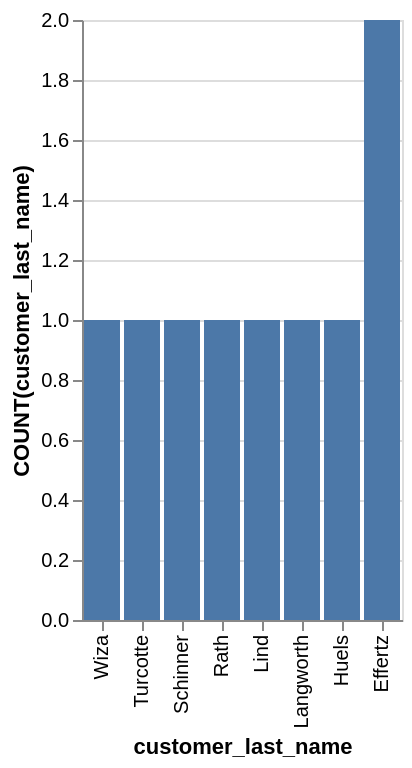

This figure's Vega-Lite source:
### Vega-Lite specification from a JSON file in a GitHub repository (floating-point values rounded to 4 significant figures)
{"data": {"values": [{"x_data": "Wiza", "y_data": 1}, {"x_data": "Turcotte", "y_data": 1}, {"x_data": "Schinner", "y_data": 1}, {"x_data": "Rath", "y_data": 1}, {"x_data": "Lind", "y_data": 1}, {"x_data": "Langworth", "y_data": 1}, {"x_data": "Huels", "y_data": 1}, {"x_data": "Effertz", "y_data": 2}]}, "mark": "bar", "encoding": {"x": {"field": "x_data", "type": "nominal", "title": "customer_last_name", "sort": "descending"}, "y": {"field": "y_data", "type": "quantitative", "title": "COUNT(customer_last_name)"}}}
